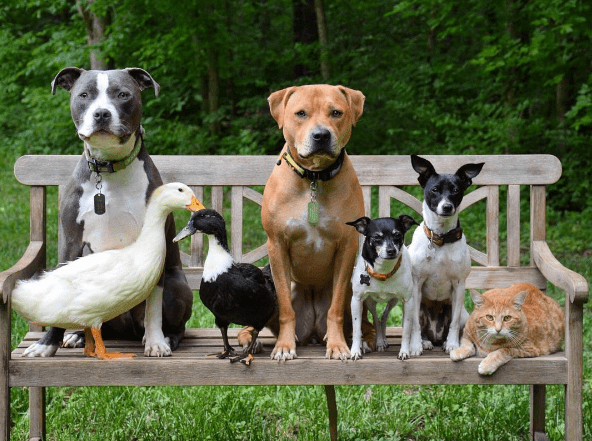
#> input picture KDstudy/2021-K-Digital-Training-main/data3.png, 592 x 441 px, found by its file name
$ jupyter execute Untitled.ipynb   (shell and % lines are left out)
#> lines starting #> are read from the running program, lines starting #| are printed output that depends on the picture
pip install opencv-python==4.4.0.46

[cell 1]
import cv2
import platform

[cell 2]
print('OpenCV version: {}'.format(cv2.__version__))
print('Python version: {}'.format(platform.python_version()))

[cell 3]
src = cv2.imread('..\\data3.png')
#> src is the input picture: shape (441, 592, 3); mean B, G, R 72.1, 101.5, 93.8

[cell 4]
#flipped = cv2.flip(src, -1)

[cell 5]
cv2.imshow('Image', src)
#cv2.imshow('Image flipped', flipped)
#cv2.imwrite('.\\images\\flipped_penguins.png', flipped)
cv2.waitKey(0) # 0 forever
cv2.destroyAllWindows()

[cell 6]
src.ndim
#> Out = 3

[cell 7]
src.shape
#> Out = (441, 592, 3)

[cell 8]
src_face = src[50:150,50:150]
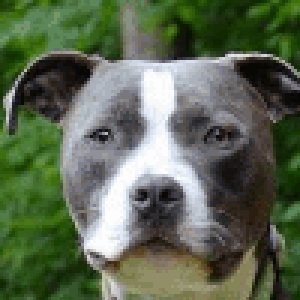
#> src_face: shape (100, 100, 3) (shown 3 times larger); mean B, G, R 81.8, 104.4, 92.3

[cell 9]
src_face.shape
#> Out = (100, 100, 3)


$ run again, with KDstudy/2021-K-Digital-Training-main/elephant2.png copied over KDstudy/2021-K-Digital-Training-main/data3.png
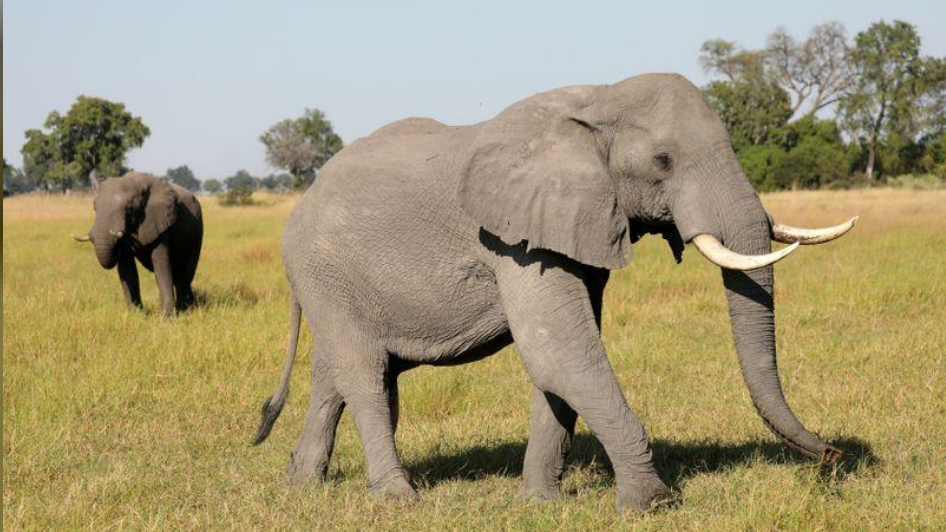
#> input picture KDstudy/2021-K-Digital-Training-main/elephant2.png, 946 x 532 px, found by its file name
#> src is the input picture: shape (532, 946, 3); mean B, G, R 118.8, 152.2, 163.6
#> `src_face = src[50:150,50:150]`:
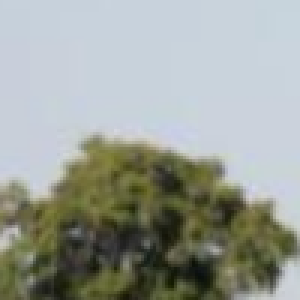
#> src_face: shape (100, 100, 3) (shown 3 times larger); mean B, G, R 152.4, 159.6, 154.3

$ run again, with KDstudy/2021-K-Digital-Training-main/giraffe.jpg saved as KDstudy/2021-K-Digital-Training-main/data3.png
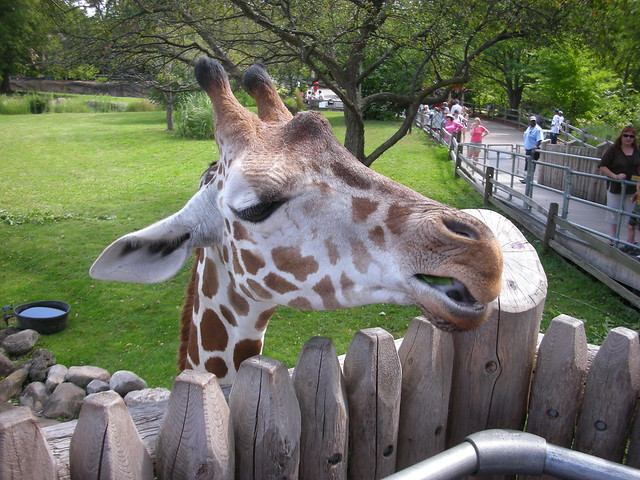
#> input picture KDstudy/2021-K-Digital-Training-main/giraffe.jpg, 640 x 480 px, found by its file name
#> src is the input picture: shape (480, 640, 3); mean B, G, R 94.9, 112.1, 108.6
#> `src_face = src[50:150,50:150]`:
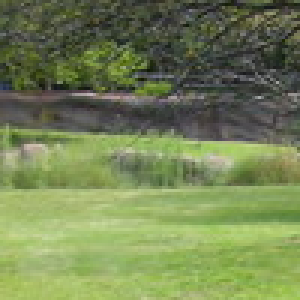
#> src_face: shape (100, 100, 3) (shown 3 times larger); mean B, G, R 84.6, 131.7, 116.8
